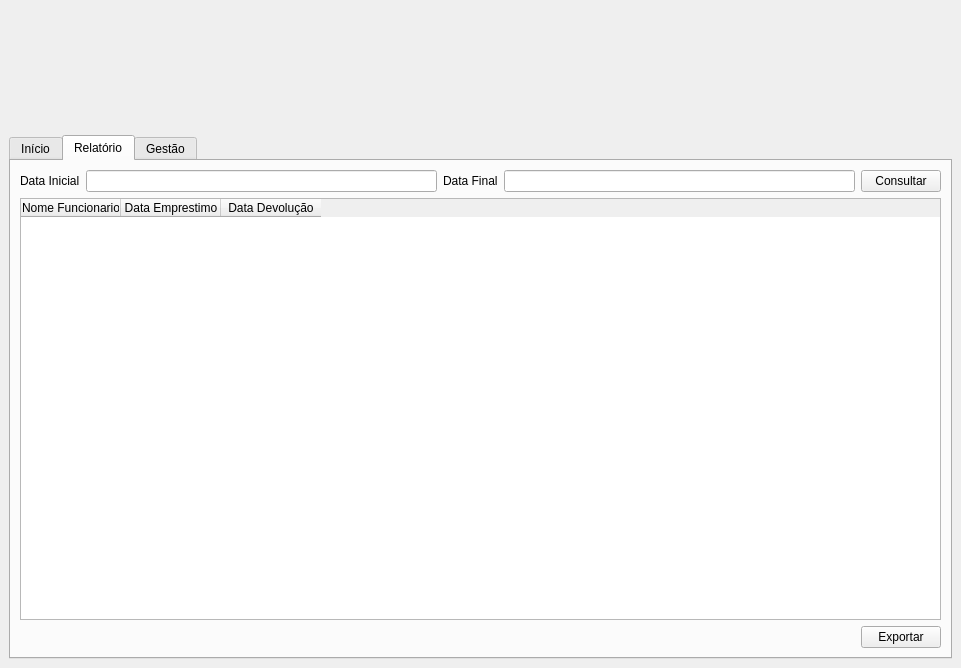
<?xml version="1.0" encoding="UTF-8"?>
<ui version="4.0">
 <class>MainWindow</class>
 <widget class="QMainWindow" name="MainWindow">
  <property name="geometry">
   <rect>
    <x>0</x>
    <y>0</y>
    <width>961</width>
    <height>668</height>
   </rect>
  </property>
  <property name="windowTitle">
   <string>Gestao de Emprestimo</string>
  </property>
  <property name="windowIcon">
   <iconset resource="icon.qrc">
    <normaloff>:/icon/icon.png</normaloff>:/icon/icon.png</iconset>
  </property>
  <widget class="QWidget" name="centralwidget">
   <layout class="QVBoxLayout" name="verticalLayout_2">
    <item>
     <widget class="QWidget" name="widget" native="true">
      <property name="maximumSize">
       <size>
        <width>16777215</width>
        <height>120</height>
       </size>
      </property>
      <property name="styleSheet">
       <string notr="true">image: url(:/icon/icon.png);</string>
      </property>
      <layout class="QVBoxLayout" name="verticalLayout">
       <item>
        <spacer name="verticalSpacer">
         <property name="orientation">
          <enum>Qt::Vertical</enum>
         </property>
         <property name="sizeHint" stdset="0">
          <size>
           <width>20</width>
           <height>95</height>
          </size>
         </property>
        </spacer>
       </item>
      </layout>
     </widget>
    </item>
    <item>
     <widget class="QTabWidget" name="tabWidget">
      <property name="currentIndex">
       <number>1</number>
      </property>
      <widget class="QWidget" name="tab_inicio">
       <attribute name="title">
        <string>Início</string>
       </attribute>
       <layout class="QVBoxLayout" name="verticalLayout_3">
        <item>
         <widget class="QLabel" name="label">
          <property name="styleSheet">
           <string notr="true">font: 75 16pt &quot;MS Shell Dlg 2&quot;;</string>
          </property>
          <property name="text">
           <string>&lt;html&gt;&lt;head/&gt;&lt;body&gt;&lt;p align=&quot;center&quot;&gt;&lt;span style=&quot; font-weight:600;&quot;&gt;Emprestar ou Receber Uniforme&lt;/span&gt;&lt;/p&gt;&lt;/body&gt;&lt;/html&gt;</string>
          </property>
         </widget>
        </item>
        <item>
         <widget class="QPushButton" name="btn_receber">
          <property name="text">
           <string>Receber</string>
          </property>
         </widget>
        </item>
        <item>
         <widget class="QPushButton" name="btn_emprestar">
          <property name="text">
           <string>Emprestar</string>
          </property>
         </widget>
        </item>
        <item>
         <widget class="QLabel" name="label_2">
          <property name="styleSheet">
           <string notr="true">font: 75 16pt &quot;MS Shell Dlg 2&quot;;</string>
          </property>
          <property name="text">
           <string>&lt;html&gt;&lt;head/&gt;&lt;body&gt;&lt;p align=&quot;center&quot;&gt;&lt;span style=&quot; font-weight:600;&quot;&gt;Emprestimos Ativos&lt;/span&gt;&lt;/p&gt;&lt;/body&gt;&lt;/html&gt;</string>
          </property>
         </widget>
        </item>
        <item>
         <widget class="QTableWidget" name="tb_emprestimos_ativos">
          <attribute name="verticalHeaderVisible">
           <bool>false</bool>
          </attribute>
          <column>
           <property name="text">
            <string>Funcionario</string>
           </property>
          </column>
          <column>
           <property name="text">
            <string>CPF Funcionario</string>
           </property>
          </column>
          <column>
           <property name="text">
            <string>Data Emprestimo</string>
           </property>
          </column>
          <column>
           <property name="text">
            <string>Uniforme</string>
           </property>
          </column>
         </widget>
        </item>
       </layout>
      </widget>
      <widget class="QWidget" name="tab_relatorio">
       <attribute name="title">
        <string>Relatório</string>
       </attribute>
       <layout class="QVBoxLayout" name="verticalLayout_4">
        <item>
         <layout class="QHBoxLayout" name="horizontalLayout">
          <item>
           <widget class="QLabel" name="lbl_data_inicial">
            <property name="text">
             <string>Data Inicial</string>
            </property>
           </widget>
          </item>
          <item>
           <widget class="QLineEdit" name="txt_data_inicial"/>
          </item>
          <item>
           <widget class="QLabel" name="lbl_data_final">
            <property name="text">
             <string>Data Final</string>
            </property>
           </widget>
          </item>
          <item>
           <widget class="QLineEdit" name="txt_data_final"/>
          </item>
          <item>
           <widget class="QPushButton" name="btn_consultar_relatorio">
            <property name="text">
             <string>Consultar</string>
            </property>
           </widget>
          </item>
         </layout>
        </item>
        <item>
         <widget class="QTableWidget" name="tb_relatorio">
          <column>
           <property name="text">
            <string>Nome Funcionario</string>
           </property>
          </column>
          <column>
           <property name="text">
            <string>Data Emprestimo</string>
           </property>
          </column>
          <column>
           <property name="text">
            <string>Data Devolução</string>
           </property>
          </column>
         </widget>
        </item>
        <item>
         <layout class="QHBoxLayout" name="horizontalLayout_5">
          <item>
           <spacer name="horizontalSpacer">
            <property name="orientation">
             <enum>Qt::Horizontal</enum>
            </property>
            <property name="sizeHint" stdset="0">
             <size>
              <width>40</width>
              <height>20</height>
             </size>
            </property>
           </spacer>
          </item>
          <item>
           <widget class="QPushButton" name="btn_exportar">
            <property name="text">
             <string>Exportar</string>
            </property>
           </widget>
          </item>
         </layout>
        </item>
       </layout>
      </widget>
      <widget class="QWidget" name="tab_gestao">
       <attribute name="title">
        <string>Gestão</string>
       </attribute>
       <layout class="QHBoxLayout" name="horizontalLayout_2">
        <item>
         <widget class="QWidget" name="coluna_esquerda" native="true">
          <layout class="QVBoxLayout" name="verticalLayout_6">
           <item>
            <widget class="QLabel" name="label_3">
             <property name="text">
              <string>&lt;html&gt;&lt;head/&gt;&lt;body&gt;&lt;p align=&quot;center&quot;&gt;&lt;span style=&quot; font-size:16pt; font-weight:600;&quot;&gt;Funcionarios&lt;/span&gt;&lt;/p&gt;&lt;/body&gt;&lt;/html&gt;</string>
             </property>
            </widget>
           </item>
           <item>
            <widget class="QLabel" name="lbl_nome_funcionario">
             <property name="text">
              <string>Nome</string>
             </property>
            </widget>
           </item>
           <item>
            <widget class="QLineEdit" name="txt_nome"/>
           </item>
           <item>
            <widget class="QLabel" name="lbl_cpf_funcionario">
             <property name="text">
              <string>CPF</string>
             </property>
            </widget>
           </item>
           <item>
            <widget class="QLineEdit" name="txt_cpf"/>
           </item>
           <item>
            <layout class="QHBoxLayout" name="horizontalLayout_3">
             <item>
              <widget class="QPushButton" name="btn_editar_funcionario">
               <property name="text">
                <string>Editar</string>
               </property>
              </widget>
             </item>
             <item>
              <widget class="QPushButton" name="btn_adicionar_funcionario">
               <property name="text">
                <string>Adicionar</string>
               </property>
              </widget>
             </item>
             <item>
              <widget class="QPushButton" name="btn_remover_funcionario">
               <property name="text">
                <string>Remover</string>
               </property>
              </widget>
             </item>
            </layout>
           </item>
           <item>
            <widget class="QTableWidget" name="tb_funcionarios">
             <column>
              <property name="text">
               <string>Nome</string>
              </property>
             </column>
             <column>
              <property name="text">
               <string>CPF</string>
              </property>
             </column>
            </widget>
           </item>
          </layout>
         </widget>
        </item>
        <item>
         <widget class="QWidget" name="coluna_direita" native="true">
          <layout class="QVBoxLayout" name="verticalLayout_5">
           <item>
            <widget class="QLabel" name="label_4">
             <property name="text">
              <string>&lt;html&gt;&lt;head/&gt;&lt;body&gt;&lt;p align=&quot;center&quot;&gt;&lt;span style=&quot; font-size:16pt; font-weight:600;&quot;&gt;Uniformes&lt;/span&gt;&lt;/p&gt;&lt;/body&gt;&lt;/html&gt;</string>
             </property>
            </widget>
           </item>
           <item>
            <widget class="QLabel" name="lbl_nome_uniforme">
             <property name="text">
              <string>Nome</string>
             </property>
            </widget>
           </item>
           <item>
            <widget class="QLineEdit" name="txt_nome_2"/>
           </item>
           <item>
            <layout class="QHBoxLayout" name="horizontalLayout_4">
             <item>
              <widget class="QPushButton" name="btn_editar_uniforme">
               <property name="text">
                <string>Editar</string>
               </property>
              </widget>
             </item>
             <item>
              <widget class="QPushButton" name="btn_adicionar_uniforme">
               <property name="text">
                <string>Adicionar</string>
               </property>
              </widget>
             </item>
             <item>
              <widget class="QPushButton" name="btn_remover_uniforme">
               <property name="text">
                <string>Remover</string>
               </property>
              </widget>
             </item>
            </layout>
           </item>
           <item>
            <widget class="QTableWidget" name="tb_uniforme">
             <column>
              <property name="text">
               <string>Nome</string>
              </property>
             </column>
            </widget>
           </item>
          </layout>
         </widget>
        </item>
       </layout>
      </widget>
     </widget>
    </item>
   </layout>
  </widget>
 </widget>
 <resources>
  <include location="icon.qrc"/>
 </resources>
 <connections/>
</ui>
